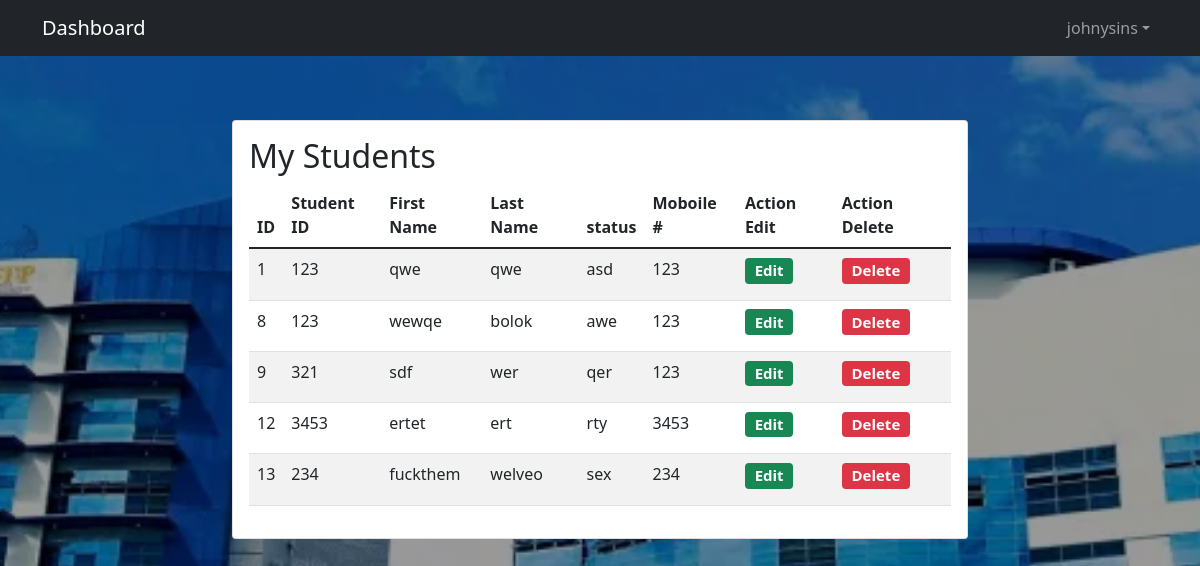
Page /manage/ (signed in) on the committed database.
### base/models.py (models this page shows, shortened)
class Student(models.Model):
    Lecturer=models.ForeignKey(User,on_delete=models.CASCADE)
    studentid=models.IntegerField()
    firstname=models.CharField(max_length=200)
    lastname=models.CharField(max_length=200)
    ustatus=models.CharField(max_length=200)
    mobilenum=models.IntegerField()

### base/views.py (the view)
# urls.py: path('manage/', views.managerec,name="manage"),
def managerec(request):
    obj=Student.objects.filter(Lecturer=request.user)
    context={
        'obj':obj
    }
    return render(request,"base/manage.html",context)

### base/templates/base/manage.html
{% extends 'main.html' %}
{% block content %}
<div class="container mt-10">
    <div class="row pt-3">
        <div class="col-sm-2"></div>
        <div class="col-sm-8 mt-5">
            <div class="card">
                <div class="card-body">
                    <h2>My Students</h2>
                <table class="table table-striped">
                    <thead>
                    <tr>
                        <th>ID</th>
                        <th>Student ID</th>
                        <th>First Name</th>
                        <th>Last Name</th>
                        <th>status</th>
                        <th>Moboile #</th>
                        <th>Action Edit</th>
                        <th>Action Delete</th>
                    </tr>
                    </thead>
                    <tbody>
                        {% for x in obj %}
                    <tr>
                        <td>{{ x.id }}</td>
                        <td>{{ x.studentid }}</td>
                        <td>{{ x.firstname }}</td>
                        <td>{{ x.lastname }}</td>
                        <td>{{ x.ustatus }}</td>
                        <td>{{ x.mobilenum }}</td>
                        <td><a href="{% url 'studentedit' x.id %}"><h5><span class="badge bg-success">Edit</span></h5></a></td>
                        <td><a href="{% url 'studentdel' x.id %}"><h5><span class="badge bg-danger">Delete</span></h5></a></td>
                    </tr>
                    {% endfor %}
                   </tbody>
                </table>
                </div>
            </div>
        </div>
        <div class="col-sm-2">
        </div>
    </div>
</div>
{% endblock content %}

### templates/navbar.html (shortened to what this page needs)
<nav class="navbar navbar-expand-sm bg-dark navbar-dark justify-content-end">
    <div class="container">
      {% if request.user.is_authenticated %}
      <a class="navbar-brand" href="{% url 'home' %}">Dashboard</a>
      {% else %}
      <a class="navbar-brand" href="#">User Authentication</a>
      {% endif %}
      <div class="collapse navbar-collapse" id="collapsibleNavbar">
        {% if request.user.is_authenticated %}
        <ul class="navbar-nav ms-auto">
          <li class="nav-item dropdown">
            <a class="nav-link dropdown-toggle" href="#" role="button" data-bs-toggle="dropdown">{{ request.user }}</a>
          </li>
        </ul>
        {% endif %}
      </div>
    </div>
  </nav>

### static/css/mystyle.css (style rules this page uses)
body { margin:0px; padding:0px; width: 100%; }

### rows in the picture
Student: id "1", studentid "123", firstname "qwe", lastname "qwe", ustatus "asd", mobilenum "123"
Student: id "8", studentid "123", firstname "wewqe", lastname "bolok", ustatus "awe", mobilenum "123"
Student: id "9", studentid "321", firstname "sdf", lastname "wer", ustatus "qer", mobilenum "123"
Student: id "12", studentid "3453", firstname "ertet", lastname "ert", ustatus "rty", mobilenum "3453"
Student: id "13", studentid "234", firstname "fuckthem", lastname "welveo", ustatus "sex", mobilenum "234"

### other values in the picture
{{ request.user }} "johnysins"
